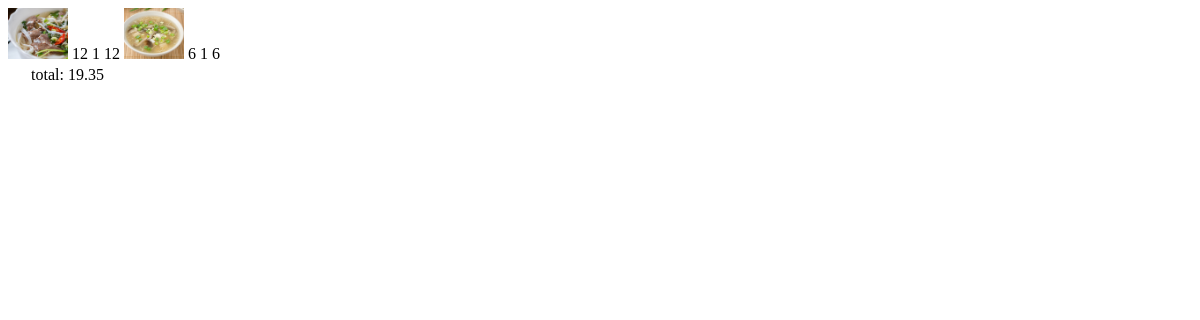
Page /checkout/ (signed in) on the earlier database version.
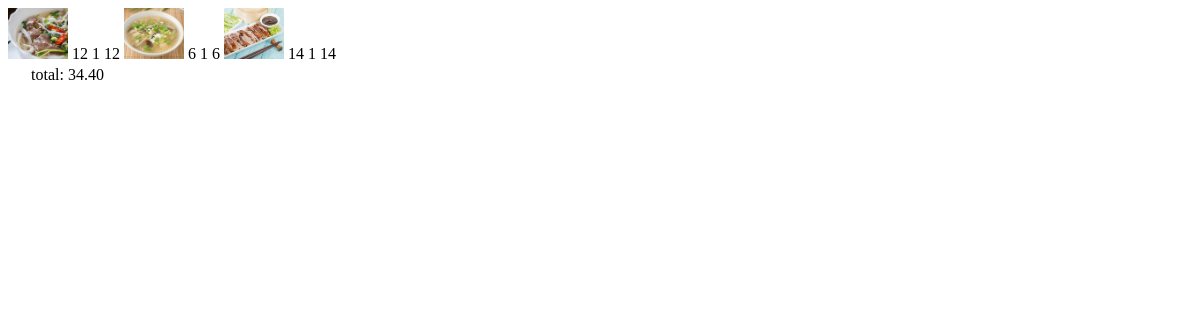
Same page on the later database version.
### home/models.py (models this page shows, shortened)
class Shopcart(models.Model):
    user = models.ForeignKey(User, on_delete=models.CASCADE)
    product = models.ForeignKey(Product, on_delete=models.CASCADE)
    quantity = models.IntegerField()
    price = models.IntegerField()
    amount = models.IntegerField(blank=True, null=True)
    order_no = models.CharField(max_length=255)
    paid = models.BooleanField(default=False)
    created_at = models.DateTimeField(auto_now_add=True)

class Product(models.Model):
    name = models.CharField(max_length=250)
    img = models.ImageField(upload_to= 'product', default='product/onion-rings-d1.jpg')
    price = models.IntegerField()
    max_quantity = models.IntegerField()
    min_quantity = models.IntegerField(default=False)
    display = models.BooleanField(default=False)
    latest = models.BooleanField(default=False)
    trending = models.BooleanField(default=False)
    breakfast = models.BooleanField(default=False)
    lunch = models.BooleanField(default=False)
    dinner= models.BooleanField(default=False)
    dessert= models.BooleanField(default=False)
    description = models.TextField()
    created = models.DateTimeField(auto_now_add=True)
    update = models.DateTimeField(auto_now=True)
    class Meta:
        db_table = 'product'
        managed = True
        verbose_name = 'Product'
        verbose_name_plural = 'Products'

### home/views.py (the view)
# urls.py: path('checkout/', CheckoutView.as_view(), name='checkout'),
class CheckoutView(View):
    def get(self, request, *args, **kwargs):
        summary = Shopcart.objects.filter(user__username = request.user.username, paid=False)
        subtotal = 0
        vat = 0
        total = 0
        for cart in summary:
            subtotal += cart.price * cart.quantity
        vat = 0.075 * subtotal
        total = vat + subtotal
        context = {
            'summary': summary,
            'total': total,
        }
        return render(request, 'checkout.html', context)

### home/context_processor.py (called while the page is built)
def cartread(request):
    cart = Shopcart.objects.filter(user__username = request.user.username, paid=False)
    cartcount = 0
    for count in cart:
        cartcount += count.quantity
    context ={
        'cartcount':cartcount
    }
    return context

### home/templates/checkout.html
{% load humanize %}
        {% if summary %}
            {% for prod in summary %}
                <tr>
                    <td><img src="{{prod.product.img.url}}" style="width: 60px;"></td>
                    <td>{{prod.price}}</td>
                    <td>{{prod.quantity}}</td>
                    <td>{{prod.amount}}</td>
                </tr>
            {% endfor %}
        {% endif %}
        <table class="table">
            <tbody>
                <tr>
                    <td></td>
                    <td></td>
                    <td></td>
                    <td></td>
                    <td></td>
                    <td>total: {{total|floatformat:2|intcomma}}</td>
                </tr>
            </tbody>
        </table>

Differences in the rows shown:
added Shopcart: product.img (picture), price "14", quantity "1", amount "14"
Other differences:
{{ total|floatformat:2|intcomma }}: "19.35" → "34.40"
